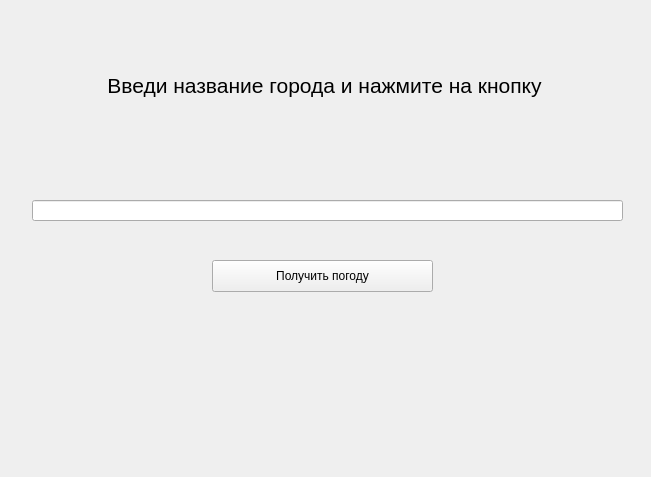
<?xml version="1.0" encoding="UTF-8"?>
<ui version="4.0">
 <class>MainWindow</class>
 <widget class="QMainWindow" name="MainWindow">
  <property name="geometry">
   <rect>
    <x>0</x>
    <y>0</y>
    <width>651</width>
    <height>477</height>
   </rect>
  </property>
  <property name="windowTitle">
   <string>MainWindow</string>
  </property>
  <widget class="QWidget" name="centralwidget">
   <widget class="QLineEdit" name="lineEdit">
    <property name="geometry">
     <rect>
      <x>32</x>
      <y>200</y>
      <width>591</width>
      <height>21</height>
     </rect>
    </property>
    <property name="inputMask">
     <string comment="Введите город и нажмите кнопку" extracomment="Введите город и нажмите кнопку"/>
    </property>
    <property name="text">
     <string/>
    </property>
    <property name="alignment">
     <set>Qt::AlignCenter</set>
    </property>
   </widget>
   <widget class="QPushButton" name="pushButton">
    <property name="geometry">
     <rect>
      <x>212</x>
      <y>260</y>
      <width>221</width>
      <height>32</height>
     </rect>
    </property>
    <property name="text">
     <string>Получить погоду</string>
    </property>
   </widget>
   <widget class="QLabel" name="label">
    <property name="geometry">
     <rect>
      <x>-1</x>
      <y>60</y>
      <width>651</width>
      <height>51</height>
     </rect>
    </property>
    <property name="font">
     <font>
      <pointsize>16</pointsize>
     </font>
    </property>
    <property name="text">
     <string>Введи название города и нажмите на кнопку</string>
    </property>
    <property name="alignment">
     <set>Qt::AlignCenter</set>
    </property>
   </widget>
  </widget>
 </widget>
 <resources/>
 <connections/>
</ui>
